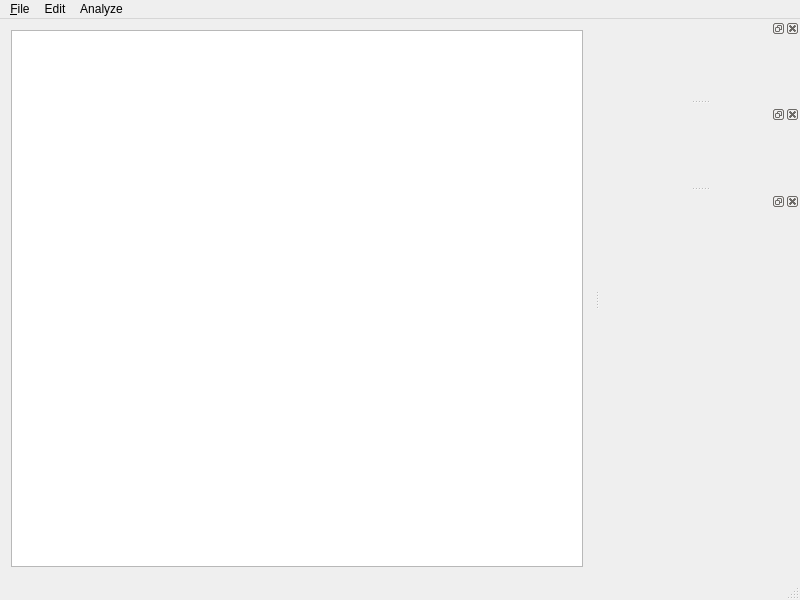
<?xml version="1.0" encoding="UTF-8"?>
<ui version="4.0">
 <class>MainWindow</class>
 <widget class="QMainWindow" name="MainWindow">
  <property name="geometry">
   <rect>
    <x>0</x>
    <y>0</y>
    <width>800</width>
    <height>600</height>
   </rect>
  </property>
  <property name="minimumSize">
   <size>
    <width>800</width>
    <height>600</height>
   </size>
  </property>
  <property name="windowTitle">
   <string>MainWindow</string>
  </property>
  <widget class="QWidget" name="centralWidget">
   <layout class="QHBoxLayout" name="horizontalLayout">
    <item>
     <widget class="QTextEdit" name="editor"/>
    </item>
   </layout>
  </widget>
  <widget class="QMenuBar" name="mnuMain">
   <property name="geometry">
    <rect>
     <x>0</x>
     <y>0</y>
     <width>800</width>
     <height>22</height>
    </rect>
   </property>
   <property name="nativeMenuBar">
    <bool>false</bool>
   </property>
   <widget class="QMenu" name="mnuFile">
    <property name="title">
     <string>&amp;File</string>
    </property>
    <addaction name="actOpenFile"/>
   </widget>
   <widget class="QMenu" name="menu_Tools">
    <property name="title">
     <string>Edit</string>
    </property>
   </widget>
   <widget class="QMenu" name="menuAnalyze">
    <property name="title">
     <string>Analyze</string>
    </property>
   </widget>
   <addaction name="mnuFile"/>
   <addaction name="menu_Tools"/>
   <addaction name="menuAnalyze"/>
  </widget>
  <widget class="QStatusBar" name="statusBar"/>
  <widget class="QDockWidget" name="dockTC">
   <property name="minimumSize">
    <size>
     <width>200</width>
     <height>80</height>
    </size>
   </property>
   <property name="maximumSize">
    <size>
     <width>32000</width>
     <height>80</height>
    </size>
   </property>
   <property name="windowTitle">
    <string/>
   </property>
   <attribute name="dockWidgetArea">
    <number>2</number>
   </attribute>
   <widget class="parse_and_typecheck" name="dockWidgetParseAndTypeCheck">
    <property name="minimumSize">
     <size>
      <width>200</width>
      <height>40</height>
     </size>
    </property>
   </widget>
  </widget>
  <widget class="QDockWidget" name="dockREW">
   <property name="minimumSize">
    <size>
     <width>78</width>
     <height>42</height>
    </size>
   </property>
   <attribute name="dockWidgetArea">
    <number>2</number>
   </attribute>
   <widget class="rewriter" name="dockWidgetRewriter"/>
  </widget>
  <widget class="QDockWidget" name="dockSOL">
   <property name="minimumSize">
    <size>
     <width>78</width>
     <height>200</height>
    </size>
   </property>
   <attribute name="dockWidgetArea">
    <number>2</number>
   </attribute>
   <widget class="solver" name="dockWidgetSolver"/>
  </widget>
  <action name="actOpenFile">
   <property name="text">
    <string>&amp;Open</string>
   </property>
   <property name="toolTip">
    <string>Open File</string>
   </property>
   <property name="shortcut">
    <string>Ctrl+O</string>
   </property>
  </action>
 </widget>
 <layoutdefault spacing="6" margin="11"/>
 <customwidgets>
  <customwidget>
   <class>rewriter</class>
   <extends>QWidget</extends>
   <header>mcrl2xi_qt_rewriter.h</header>
   <container>1</container>
  </customwidget>
  <customwidget>
   <class>solver</class>
   <extends>QWidget</extends>
   <header>mcrl2xi_qt_solver.h</header>
   <container>1</container>
  </customwidget>
  <customwidget>
   <class>parse_and_typecheck</class>
   <extends>QWidget</extends>
   <header>mcrl2xi_qt_parse_and_typecheck.h</header>
   <container>1</container>
  </customwidget>
 </customwidgets>
 <resources/>
 <connections/>
 <slots>
  <slot>onResetClicked()</slot>
  <slot>onTimer()</slot>
  <slot>onWidgetResized(float,float)</slot>
 </slots>
</ui>
